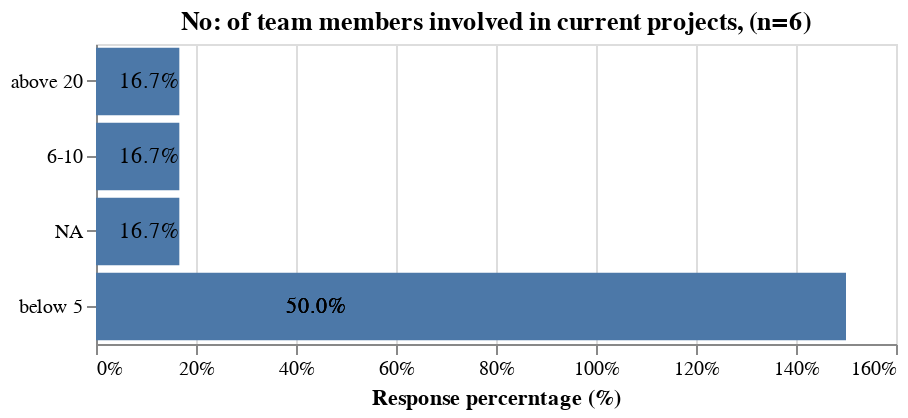

The notebook cell saved with this chart:
### Code cell
bar = alt.Chart(pre_df, title="No: of team members involved in current projects, (n=6)"
               ).transform_joinaggregate(
    total='count()',
    groupby=['mp_team_cat']
).transform_calculate(
    percent=alt.datum.total/6
).mark_bar().encode(
    x= alt.X('percent:Q', title = "Response percerntage (%)", axis=alt.Axis(format='%')),
    y=alt.Y('mp_team_cat', sort='x', title="")
    ).properties(
    width=400,
    height=150
    )

text = alt.Chart(pre_df, title="No: of team members involved in current projects, (n=6)"
               ).transform_joinaggregate(
    total='count()',
    groupby=['mp_team_cat']
).transform_calculate(
    percent=alt.datum.total/6
).mark_text(
        align='right',
    ).encode(
        y = alt.Y('mp_team_cat', sort = 'x'),
        x = alt.X('percent:Q'),
        text=alt.Text('percent:Q',format='.1%')
).properties(
    width=400,
    height=150
    )

q7_plot = alt.layer(bar, text, data=pre_df)

# Show the plot|
q7_plot

### Figure 1 — Vega-Lite specification as saved in the notebook (floating-point values rounded to 4 significant figures)
{"config": {"view": {"continuousWidth": 400, "continuousHeight": 300}}, "layer": [{"mark": "bar", "encoding": {"x": {"axis": {"format": "%"}, "field": "percent", "title": "Response percerntage (%)", "type": "quantitative"}, "y": {"field": "mp_team_cat", "sort": "x", "title": "", "type": "nominal"}}, "height": 150, "title": "No: of team members involved in current projects, (n=6)", "transform": [{"joinaggregate": [{"op": "count", "as": "total"}], "groupby": ["mp_team_cat"]}, {"calculate": "(datum.total / 6)", "as": "percent"}], "width": 400}, {"mark": {"type": "text", "align": "right"}, "encoding": {"text": {"field": "percent", "format": ".1%", "type": "quantitative"}, "x": {"field": "percent", "type": "quantitative"}, "y": {"field": "mp_team_cat", "sort": "x", "type": "nominal"}}, "height": 150, "title": "No: of team members involved in current projects, (n=6)", "transform": [{"joinaggregate": [{"op": "count", "as": "total"}], "groupby": ["mp_team_cat"]}, {"calculate": "(datum.total / 6)", "as": "percent"}], "width": 400}], "data": {"name": "data-eb7a268133d6089ac931482acd5f3cac"}, "$schema": "https://vega.github.io/schema/vega-lite/v4.17.0.json", "datasets": {"data-eb7a268133d6089ac931482acd5f3cac": [{"ID": 1, "Email": "anonymous", "Name": null, "attendee_roles": "Project Manager;Subject Matter Expert (SME);", "previous_attendenance": "Yes I have attended Project Management Training and earned 35 PDUs earlier. ", "work_project_types": "Multiple Projects", "desc_mp": "I have been involved in various Projects and I have to be agile in doing the Project Management.", "proj_descp": "Migration of CRM. In this Project, we are trying to migrate an old Access CRM to a new CRM-Which is more sophisticated and easy to use.", "team_num": "5", "team_strength": "Strategic, Analytical and Collaborative", "proj_challenges": "Maintaining Project on Track with respect to resources, timelines and Budget. Mitigating Risks. Adapting agile mindset in the team", "mp_team_cat": "below 5", "prev_att_cat": "Yes"}, {"ID": 2, "Email": "anonymous", "Name": null, "attendee_roles": "Project Manager;", "previous_attendenance": "No", "work_project_types": "Multiple Projects", "desc_mp": "I manage multiple program schedules and teams, lead group projects with several committees, coordinate daily volunteers, direct and coordinate administrative teams and am the primary driving force for our annual action plans/strategic plan. I have one staff member and everyone else are volunteers.", "proj_descp": "Phase 2 Renovations. Our organization is preparing for the final phase of renovations to our new facility and my role will involve coordination of facility oversight committees, contractors, grant and fundraising teams, consultants and volunteers while working alongside Island Health and other regulatory bodies. ", "team_num": "45", "team_strength": "Commitment to the project and a unified goal, expertise in various related fields.", "proj_challenges": "Reduced efficiency and timeline drag due from under-structured or unwritten input and approval processes. Chronic games of 'telephone' i.e. the same information being shared with different individuals over and over again with details being lost along the way.\nProject Management availability/overload -I will wind up playing the central role in this project, but I am also expected to keep operations and all other smaller projects moving forward. ", "mp_team_cat": "above 20", "prev_att_cat": "No"}, {"ID": 3, "Email": "anonymous", "Name": null, "attendee_roles": "Not sure;non profit doing projects? ;", "previous_attendenance": "Nope! ", "work_project_types": "Multiple Projects", "desc_mp": "Multiple community based projects (event planning, community projects (placemaking), long term and short term projects) ", "proj_descp": "We are currently doing a community wide \"Needs Assessment\" with a UVic researcher. This needs assessment will then be carried into a longer term community wide visioning process in Fall 2022. This project will include community engagement, another partnership with UVic, collaboration with the City, and reporting out to community and grant funders. ", "team_num": "5-10", "team_strength": "Not sure if TEAM is an acronym for something here? \nBut strengths are - a motivated, involved, and ambitious community, we have lots of pre-existing research to build on.  ", "proj_challenges": "- taking the ideas and translating them into tangible actions/requests. \n- Capacity issues (I'm the only full time staff, everyone else is volunteer / very limited hours contractor) \n- reluctant partners (the City of Victoria) in collaborating on potential actions/requests/community vision ", "mp_team_cat": "6-10", "prev_att_cat": "No"}, {"ID": 4, "Email": "anonymous", "Name": null, "attendee_roles": "Project Manager;", "previous_attendenance": "I had some training during my master's degree course ", "work_project_types": "Multiple Projects", "desc_mp": "Personal & professional ", "proj_descp": "I am looking after Immunization Uptake Project with MOSAIC ", "team_num": "3", "team_strength": "commitment ", "proj_challenges": "Working with multiple stakeholders & communities ", "mp_team_cat": "below 5", "prev_att_cat": "Yes"}, {"ID": 5, "Email": "anonymous", "Name": null, "attendee_roles": "Project Team Member;", "previous_attendenance": "No\n", "work_project_types": "Multiple Projects", "desc_mp": "Funded/fund-raising/awareness events and year long projects.", "proj_descp": "Funded/fund-raising/awareness events and year long projects.", "team_num": "2-4", "team_strength": "Vision and intend.", "proj_challenges": "Understanding communication styles.", "mp_team_cat": "below 5", "prev_att_cat": "No"}, {"ID": 6, "Email": "anonymous", "Name": null, "attendee_roles": "Project Manager;", "previous_attendenance": "Yes I used to participate as a Pmi member before ", "work_project_types": "Multiple Projects", "desc_mp": "N. A", "proj_descp": "I would love to participate as a trainer volunteer  ", "team_num": "N.A.", "team_strength": "N.A.", "proj_challenges": "Wrong comunication \n", "mp_team_cat": "NA", "prev_att_cat": "Yes"}]}}
